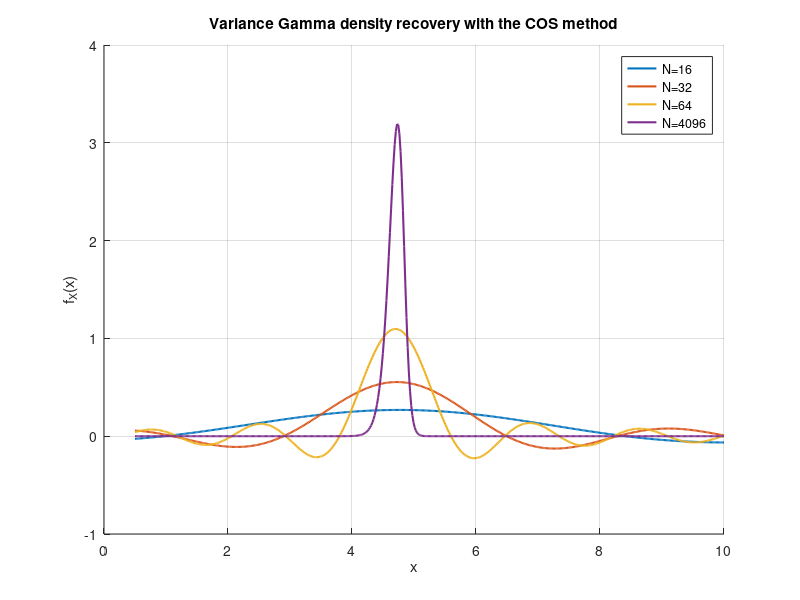

Reproduce this figure in MATLAB.
function VG_Density_Recovery
close all;clc;
format long
i = complex(0,1); %assigning i=sqrt(-1)

% Characteristic function parameters 

S0    = 100;
r     = 0.1;
sigma = 0.12;
beta  = 0.2;
theta = -0.14;
t     = 1.0;

% Domain for the density f(x)

x = linspace(0.5,10,500);

% Characteristic function  

omega  = 1/beta*log(1-theta*beta -0.5*sigma^2*beta);
mu     = r+omega;
varPhi = @(u) (1-i*u*theta*beta + 0.5*sigma^2*beta*u.^2).^(-t/beta);
cf     = @(u) exp(i*u*mu*t + i*u*log(S0)).*varPhi(u);

% Cumulants needed for the integration range

zeta1 = (log(S0) -omega +theta)*t;
zeta2 = (sigma^2+beta*theta^2)*t;
zeta4 = 3*(sigma^4*beta+2*theta^4*beta^3+4*sigma^2*theta^2*beta^2)*t;

% Define the COS method integration range

L = 150;
a = zeta1 - L * sqrt(zeta2 + sqrt(zeta4));
b = zeta1 + L * sqrt(zeta2 + sqrt(zeta4));

% Reference value

f_XExact = COSDensity(cf,x,2^14,a,b);

% Iterate over different numbers of expansion terms

Ngrid = [ 16, 32, 64, 4096];
idx = 1;
error = zeros(length(Ngrid),1);
figure(1); hold on; grid on;xlabel('x');ylabel('f_X(x)')
legend_txt= cell(length(Ngrid),1);
for N = Ngrid

    % Density from the COS method

    f_X = COSDensity(cf,x,N,a,b);
     
    % Error

    error(idx) = max(f_XExact-f_X);
    plot(x,f_X,'linewidth',1.5)
    legend_txt{idx} = sprintf('N=%i',N);
    idx = idx + 1;
end
legend(legend_txt)
error
title('Variance Gamma density recovery with the COS method')

function f_X = COSDensity(cf,x,N,a,b)
i = complex(0,1); %assigning i=sqrt(-1)
k = 0:N-1; 
u = k * pi / (b - a);

% F_k coefficients

F_k    = 2 / (b - a) * real(cf(u) .* exp(-i * u * a));
F_k(1) = F_k(1) * 0.5; % Multiply the first term

% Final calculation

f_X = F_k * cos(u' * (x - a));
